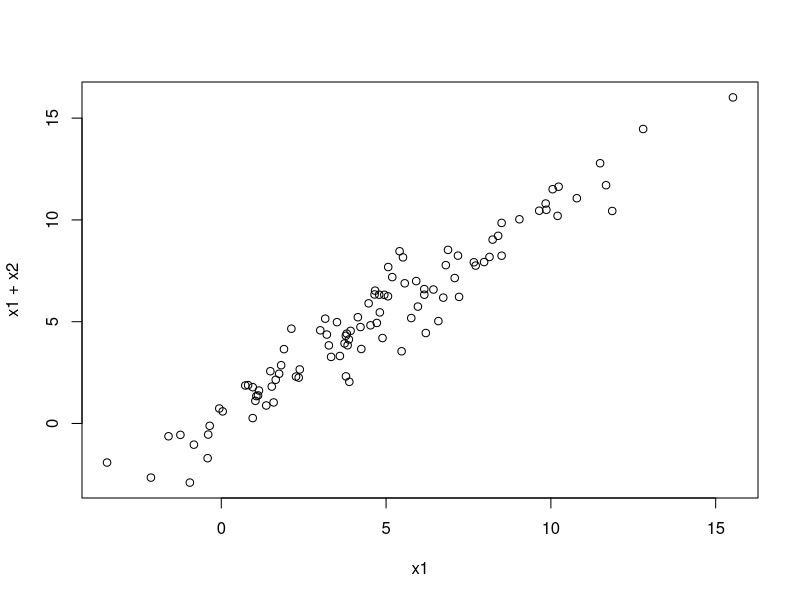

This chart was generated by the following R code: (Note: this script raises an error after producing the figure.)
n     <- 100                    # length of vector                # desired correlation = cos(angle)
x1    <- rnorm(n, 5, 4)        # fixed given data
x2    <- rnorm(n, 0.5, 1)      # new random data
cor(x1,x1+x2+5)

plot(x1,x1+x2)

plot(x1,x3)
p3<- ggplot(data = data.frame((cbind(x1,x1+x2+5))), aes(x=x1, y=V2)) + geom_point()+
  scale_fill_gradient(low = "white",high = "springgreen4")+
  geom_abline(slope = 1, size = 1)+
  labs(x='Method One',y='Method Two')+
  scale_y_continuous(limits = c(0, 10), breaks=c(1,3,7,10))+
  scale_x_continuous(limits = c(0, 10), breaks=c(1,3,7,10))


p1<- ggplot(data = data.frame((cbind(x1,x1+x2))), aes(x=x1, y=V2)) + geom_point()+
  scale_fill_gradient(low = "white",high = "springgreen4")+
  geom_abline(slope = 1, size = 1)+
  labs(x='Method One',y='Method Two')+
  scale_y_continuous(limits = c(0, 10), breaks=c(1,3,7,10))+
  scale_x_continuous(limits = c(0, 10), breaks=c(1,3,7,10))

negative<-data.frame((cbind(x1,x1+x2)))
negative<- negative[order(x1),]
negative$V2N <-negative[order(-negative$V2),]$V2
negative$V2N <- negative$V2N -1
p2<-ggplot(data = negative, aes(x=x1, y=V2N)) + geom_point()+
  scale_fill_gradient(low = "white",high = "springgreen4")+
  geom_abline(intercept=10, slope = -1, size = 1)+
  labs(x='Method One',y='Method Two')+
  scale_y_continuous(limits = c(0, 10), breaks=c(1,3,7,10))+
  scale_x_continuous(limits = c(0, 10), breaks=c(1,3,7,10))

png(file="../images/model1.png",width=600,height=500)
p4
dev.off()

mtcars[order(mpg, -cyl),] 


df<- data.frame(x=c(2.5, 2.5, 7.5, 7.5), y=c(2.5,7.5,2.5,7.5))
df<- data.frame(x=c(0,10), y=c(0,10))
df$weights<-c(30,30)
df$weights <- as.factor(df$weights)

p4 <-ggplot(data = df, aes(x=x, y=y)) + 
  geom_area(aes(fill=weights)) + geom_hline(yintercept=0)+geom_abline(slope = 1, size = 1)+
  labs(x='Method One',y='Method Two')

df<- data.frame(x=c(0,10), y0=c(0,10),y1=c(0,0), y2=c(10,10))
ggplot(data = df,aes(x,y0))+
  geom_ribbon(aes(x=x, ymax=y1, ymin=y0), fill="gray", alpha=.8) +
  geom_ribbon(aes(x=x, ymax=y0, ymin=y2), fill="gray", alpha=.2) +
  theme_bw()


  geom_line(aes(y = y1), colour = 'red') +
  geom_line(aes(y = y2), colour = 'blue')+
  geom_line()
            
            + scale_fill_gradient(low = "white",high = "steelblue")+ #high = "springgreen4")+#
  labs(x='Method One',y='Method Two')+geom_abline(slope = 1, size = 1)+
  annotate("text", x=df$x, y=df$y, label= df$weights, size=10, color="gray28")


a<- c(6,7,9,7,8,6,7,8,6,8,9,7,10,9,8,9,7,9,7,9)
b<- c(6,7,9,7,8,6,7,8,6,8,9,7,10,9,8,9,7,9,7,9)
p1<- addWeights(a, b, "Method One", "Method Two")
b2<- c(b[1:13],b[14:20]-5)
p2<- addWeights(a, b2, "Method One", "Method Two")
a2<- c(a[1:8]-2, a[9:13],a[14:20]-5)
p3<- addWeights(a2, b2, "Method One", "Method Two")
p4<- addWeights(a2, b, "Method One", "Method Two")
png(file="../images/sampleQuadrants.png",width=1000,height=800)
multiplot(p1,p2,p4, p3,  cols=2)
dev.off()



multiplot(p1,p2,p3,  cols=3)

